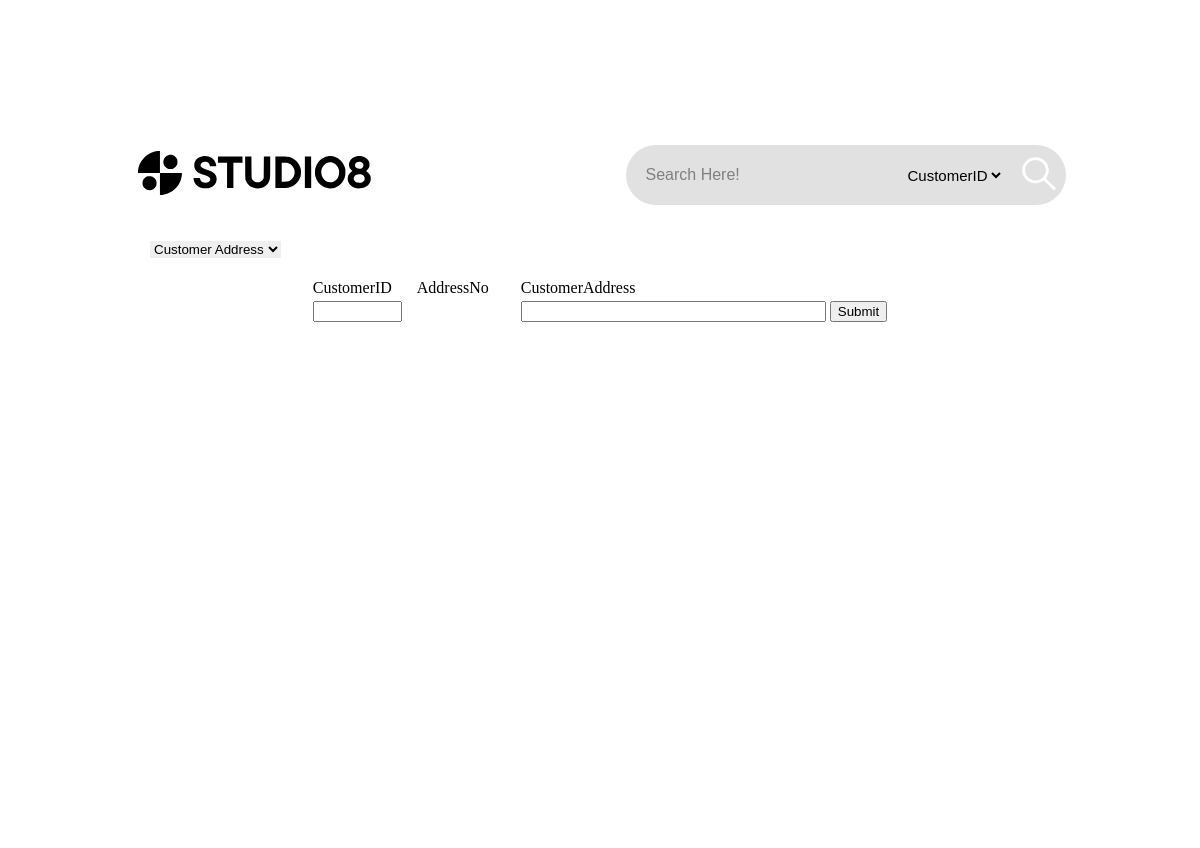
The page /customer/customeraddress/CustomerAddress.php on the database as committed earlier.
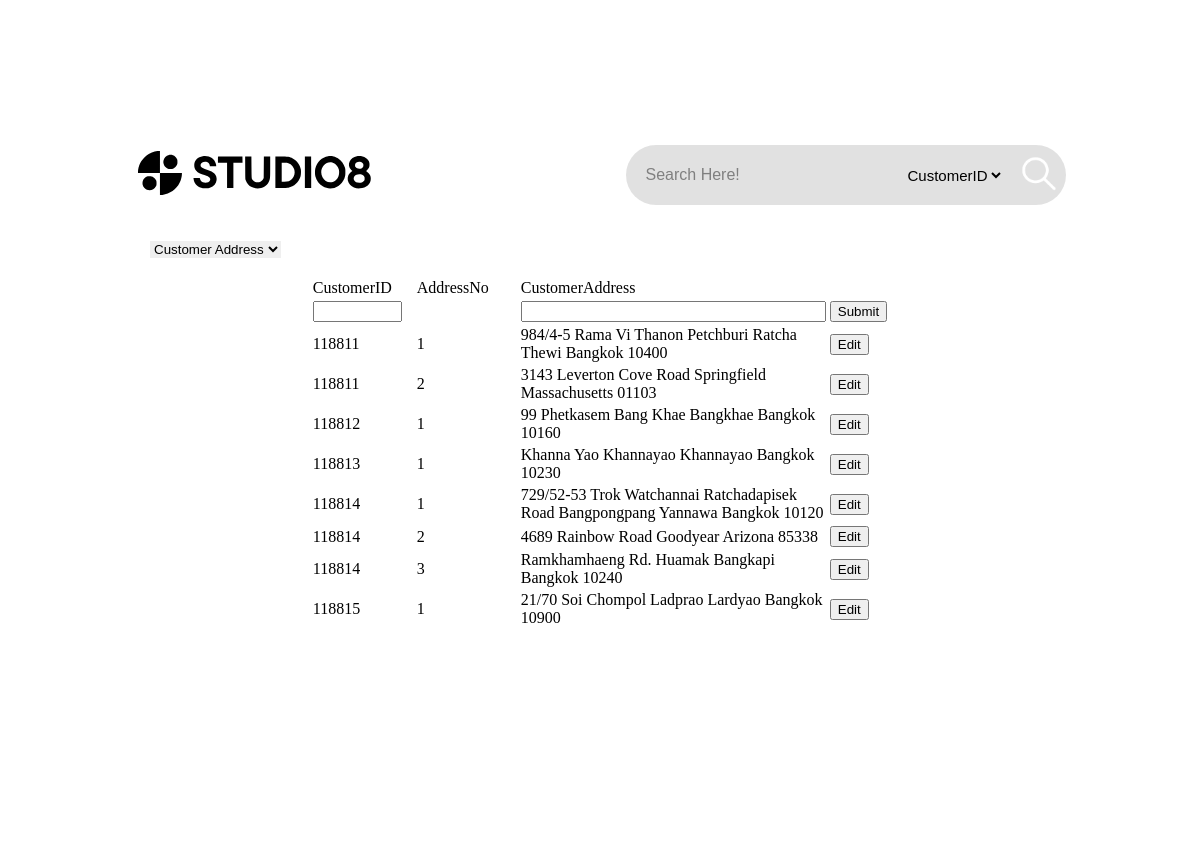
The same page on the database as committed later.
### tables this page shows
CREATE TABLE `customeraddress` (
  `CustomerID` int(20) NOT NULL,
  `AddressNo` int(20) NOT NULL,
  `CustomerAddress` text NOT NULL
  );

### customer/customeraddress/CustomerAddress.php (the view, shortened to what this page needs)
<?php
    $con=mysqli_connect("localhost","root","","studio8");
    $sql = "CREATE TABLE IF NOT EXISTS `customeraddress` (
                `CustomerID` int(20) PRIMARY KEY NOT NULL AUTO_INCREMENT,
                `AddressNo` int(20) NOT NULL,
                `CustomerAddress` text NOT NULL
                );
            ";
    mysqli_query($con,$sql);
    $sql = "ALTER TABLE `customeraddress`
                DROP PRIMARY KEY,
                ADD PRIMARY KEY (
                `CustomerID`,
                `AddressNo`
                );
            ";
    mysqli_query($con,$sql);
?>
<!DOCTYPE html>
<html lang="en">
<head>
    <link rel="stylesheet" href="../Customerpgs.css">
    <link rel="stylesheet" href="https://cdnjs.cloudflare.com/ajax/libs/font-awesome/5.13.0/css/all.min.css">
</head>
<body>
    <div class="main-box">
    <div class="box">
        <div class="navbar">
            <a href="../../index.php" target="_blank"><img src="../../main-asset/LOGO_STUDIO8.svg" class="logo_MAIN"></a>
            <form action="CustomerAddresssearch.php" class="search-btn">
                <input type="text" name="textsearch" placeholder="Search Here!" name="q">
                <select name="from">
                    <option value="1">CustomerID</option>
                </select>
                <button type="submit"><img src="../../icon/searchIcon.png"></button>
            </form>
        </div>
        <div>
            <form class="h2select">
                <select class="h2select" name="Type" onchange="location = this.value;">
                    <option value="CustomerAddress.php" selected>Customer Address</option>
                </select>
            </form>
        </div>
    <br>
    <table border="0" align='center'>
        <tr>
            <td width="100">CustomerID</td>
            <td width="100">AddressNo</td>
            <td width="300">CustomerAddress</td>
        </tr>
        <tr>
            <form name="CustomerAddressInsert" action="CustomerAddressInsert.php" method="post">
            <td><input type="int" name="CustomerID" size="8"></td>
            <td></td>
            <td><input type="text" name="CustomerAddress" size="35"></td>
            <td><input name="add" type="submit" ></td>
            </form>
        </tr>
        <?php
            $query = "SELECT * FROM customeraddress";
            $result = mysqli_query($con, $query);
            foreach( $result as $row ) {
                echo "<tr>";
                echo "<td>" .$row["CustomerID"]. "</td>";
                echo "<td>" .$row["AddressNo"]. "</td>";
                echo "<td>" .$row["CustomerAddress"]. "</td>";
                echo "<form name='CustomerAddressEdit' action='CustomerAddressEdit.php' method='post'>";
                echo "<td><input name='edit' type='submit' value='Edit'></td>";
                echo "</form>";
                echo "</tr>";
                }
        ?>
    </table>
</body>
</html>

Rows that differ between the two databases and show on the page:
added customeraddress: CustomerID "118811", AddressNo "1", CustomerAddress "984/4-5 Rama Vi Thanon Petchburi Ratcha Thewi Bangkok 10400"
added customeraddress: CustomerID "118811", AddressNo "2", CustomerAddress "3143 Leverton Cove Road Springfield Massachusetts 01103"
added customeraddress: CustomerID "118812", AddressNo "1", CustomerAddress "99 Phetkasem Bang Khae Bangkhae Bangkok 10160"
added customeraddress: CustomerID "118813", AddressNo "1", CustomerAddress "Khanna Yao Khannayao Khannayao Bangkok 10230"
added customeraddress: CustomerID "118814", AddressNo "1", CustomerAddress "729/52-53 Trok Watchannai Ratchadapisek Road Bangpongpang Yannawa Bangkok 10120"
added customeraddress: CustomerID "118814", AddressNo "2", CustomerAddress "4689 Rainbow Road Goodyear Arizona 85338"
added customeraddress: CustomerID "118814", AddressNo "3", CustomerAddress "Ramkhamhaeng Rd. Huamak Bangkapi Bangkok 10240"
added customeraddress: CustomerID "118815", AddressNo "1", CustomerAddress "21/70 Soi Chompol Ladprao Lardyao Bangkok 10900"
